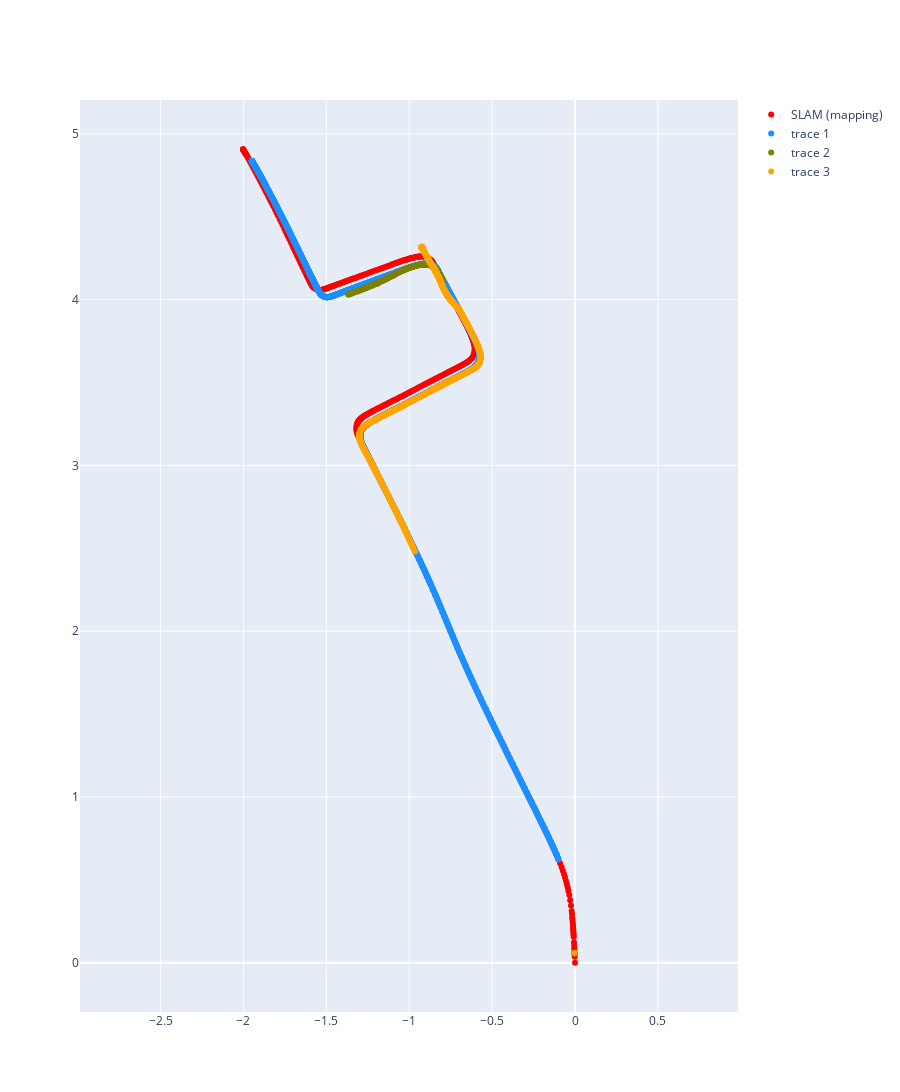

The notebook cell saved with this chart:
### Code cell
import numpy as np
import plotly.graph_objects as go

from orbslam_results import ORBSLAMTrajectoryProcessor
from utils import create_scattermapbox, plot

# processor = ORBSLAMTrajectoryProcessor('~/orbslam-out/vabadusepst')
processor = ORBSLAMTrajectoryProcessor('~/orbslam-out/oldtown')

trace_colors = {
   'gps': 'blue',
   'slam': 'red',
   'loc': ['dodgerblue', 'olive', 'orange']
}

fig_slam = go.Figure()

fig_slam.add_trace(
   go.Scatter(
      x=processor.orbslam.mapping.trajectory[:, 0], 
      y=processor.orbslam.mapping.trajectory[:, 2], 
      mode='markers', 
      name='SLAM (mapping)',
      marker=dict(color=trace_colors['slam'])
    )
)



for name, loc in processor.orbslam.localization.items():
    if (loc.trajectory.size > 0):
      fig_slam.add_trace(
         go.Scatter(
            x=loc.trajectory[:, 0], 
            y=loc.trajectory[:, 2], 
            mode='markers',
            marker=dict(color=trace_colors['loc'][name])
         )
      )

fig_slam.update_layout(yaxis=dict(scaleanchor="x", scaleratio=1), height=1200)
fig_slam.show()

### Figure 1 — Plotly figure (JSON) as saved in the notebook; plotly's stock layout.template omitted (floating-point values rounded to 4 significant figures; data arrays with more than 128 entries replaced by an {"elided": "..."} marker saying what was removed)
{"data": [{"marker": {"color": "red"}, "mode": "markers", "name": "SLAM (mapping)", "type": "scatter", "x": {"elided": "535 float values"}, "y": {"elided": "535 float values"}}, {"marker": {"color": "dodgerblue"}, "mode": "markers", "type": "scatter", "x": {"elided": "2938 float values"}, "y": {"elided": "2938 float values"}}, {"marker": {"color": "olive"}, "mode": "markers", "type": "scatter", "x": {"elided": "562 float values"}, "y": {"elided": "562 float values"}}, {"marker": {"color": "orange"}, "mode": "markers", "type": "scatter", "x": {"elided": "1441 float values"}, "y": {"elided": "1441 float values"}}], "layout": {"height": 1200, "yaxis": {"scaleanchor": "x", "scaleratio": 1}}}
